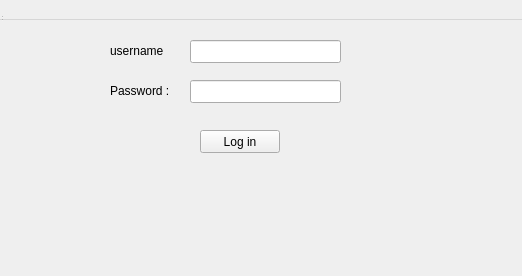
<?xml version="1.0" encoding="UTF-8"?>
<ui version="4.0">
 <class>LoginWindow</class>
 <widget class="QWidget" name="LoginWindow">
  <property name="geometry">
   <rect>
    <x>0</x>
    <y>0</y>
    <width>522</width>
    <height>276</height>
   </rect>
  </property>
  <property name="windowTitle">
   <string>LoginWindow</string>
  </property>
  <widget class="QWidget" name="centralWidget">
   <widget class="QLineEdit" name="username">
    <property name="geometry">
     <rect>
      <x>190</x>
      <y>40</y>
      <width>151</width>
      <height>23</height>
     </rect>
    </property>
   </widget>
   <widget class="QLineEdit" name="password">
    <property name="geometry">
     <rect>
      <x>190</x>
      <y>80</y>
      <width>151</width>
      <height>23</height>
     </rect>
    </property>
   </widget>
   <widget class="QLabel" name="label">
    <property name="geometry">
     <rect>
      <x>110</x>
      <y>40</y>
      <width>59</width>
      <height>21</height>
     </rect>
    </property>
    <property name="text">
     <string>username</string>
    </property>
   </widget>
   <widget class="QLabel" name="label_2">
    <property name="geometry">
     <rect>
      <x>110</x>
      <y>80</y>
      <width>59</width>
      <height>21</height>
     </rect>
    </property>
    <property name="text">
     <string>Password :</string>
    </property>
   </widget>
   <widget class="QPushButton" name="loginButton">
    <property name="geometry">
     <rect>
      <x>200</x>
      <y>130</y>
      <width>80</width>
      <height>23</height>
     </rect>
    </property>
    <property name="text">
     <string>Log in</string>
    </property>
   </widget>
  </widget>
  <widget class="QMenuBar" name="menuBar">
   <property name="geometry">
    <rect>
     <x>0</x>
     <y>0</y>
     <width>522</width>
     <height>20</height>
    </rect>
   </property>
  </widget>
  <widget class="QToolBar" name="mainToolBar">
   <attribute name="toolBarArea">
    <enum>TopToolBarArea</enum>
   </attribute>
   <attribute name="toolBarBreak">
    <bool>false</bool>
   </attribute>
  </widget>
  <widget class="QStatusBar" name="statusBar"/>
  <action name="actionClose">
   <property name="text">
    <string>Close</string>
   </property>
  </action>
 </widget>
 <layoutdefault spacing="6" margin="11"/>
 <resources/>
 <connections/>
</ui>
